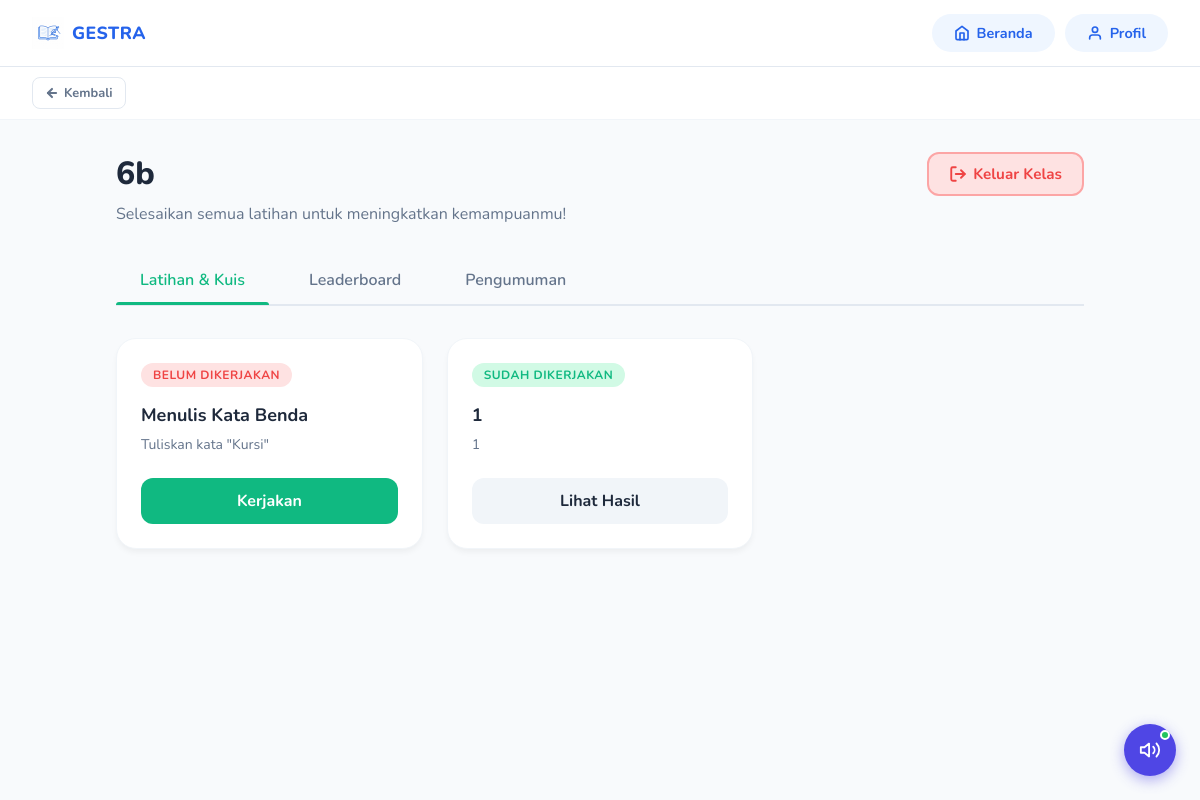
Screenshot of /murid/kelas/9/latihan (signed in) with the database file from the repository.
### app/models/kelas.py (models this page shows)
class Kelas(Base):
    __tablename__ = "kelas"
    id = Column(Integer, primary_key=True, index=True)
    nama_kelas = Column(String, index=True)
    deskripsi = Column(Text)
    guru_id = Column(Integer, ForeignKey("users.id"))
    kode_kelas = Column(String, unique=True, index=True)
    dibuat_pada = Column(DateTime, default=datetime.utcnow)
    guru = relationship("User")
    enrollments = relationship("Enrollment", back_populates="kelas", cascade="all, delete-orphan")

### app/models/latihan.py (models this page shows)
class Latihan(Base):
    __tablename__ = "latihan"
    id = Column(Integer, primary_key=True, index=True)
    kelas_id = Column(Integer, ForeignKey("kelas.id"), index=True)
    guru_id = Column(Integer, ForeignKey("users.id"), index=True)
    judul = Column(String, index=True)
    pertanyaan = Column(Text)
    tipe_soal = Column(String, default="essay")  # "essay", "pilihan_ganda", "isian", "handwriting_huruf", "handwriting_kata", "tebak_gambar"
    metode_pembuatan = Column(String, default="manual")  # "manual", "random"
    dataset_type = Column(String, nullable=True)  # "huruf", "kata", "hewan", etc.
    jumlah_soal = Column(Integer, default=5)
    durasi_menit = Column(Integer, default=0) # 0 = tanpa batas
    waktu_mulai = Column(DateTime, nullable=True)
    waktu_selesai = Column(DateTime, nullable=True)
    status = Column(String, default="draft")  # "draft", "aktif", "selesai"
    soal_tergenerate = Column(Text, nullable=True)  # JSON list of questions
    izinkan_retry = Column(Boolean, default=False)
    max_attempt = Column(Integer, default=1)  # -1 = unlimited
    mode_timer = Column(String, default="total")  # "total", "per_soal"
    durasi_per_soal = Column(Integer, default=30)  # dalam detik
    izinkan_lihat_hasil = Column(Boolean, default=True)
    pilihan_jawaban = Column(Text, nullable=True)  # JSON format: {"A": "...", "B": "...", ...}
    jawaban_kunci = Column(Text, nullable=True)  # Jawaban yang benar
    tingkat_kesulitan = Column(String, default="mudah")  # "mudah", "sedang", "sulit"
    dibuat_pada = Column(DateTime, default=datetime.utcnow)
    diupdate_pada = Column(DateTime, default=datetime.utcnow, onupdate=datetime.utcnow)
    kelas = relationship("Kelas")
    guru = relationship("User")
    jawaban_siswa = relationship("Jawaban", back_populates="latihan", cascade="all, delete-orphan")

### app/routes/murid.py (the view)
@router.get("/kelas/{kelas_id}/latihan", response_class=HTMLResponse)
async def lihat_latihan_kelas(
    request: Request,
    kelas_id: int,
    db: Session = Depends(get_db)
):
    user = get_current_user(request, db)
    if not user or user.role != "murid":
        return RedirectResponse(url="/login")
    sudah_bergabung = check_siswa_di_kelas(db, kelas_id, user.id)
    if not sudah_bergabung:
        return RedirectResponse(url="/kelas/daftar")
    kelas = get_kelas_by_id(db, kelas_id)
    if not kelas:
        return RedirectResponse(url="/kelas/daftar")
    latihan_list = get_latihan_by_kelas(db, kelas_id)
    jawaban_siswa_list = get_jawaban_by_siswa(db, user.id, kelas_id)
    jawaban_dict = {j.latihan_id: j for j in jawaban_siswa_list}
    return templates.TemplateResponse(
        request=request,
        name="murid/latihan-kelas.html",
        context={
            "user": user,
            "kelas": kelas,
            "latihan_list": latihan_list,
            "jawaban_dict": jawaban_dict
        }
    )

### app/templates/murid/latihan-kelas.html (shortened to what this page needs)
{% extends "layout.html" %}
{% block content %}
<div class="top-toolbar">
    <a href="javascript:history.back()" class="reusable-back-btn">
        <svg viewBox="0 0 24 24" fill="none" stroke="currentColor" stroke-linecap="round" stroke-linejoin="round">
            <line x1="19" y1="12" x2="5" y2="12"></line>
            <polyline points="12 19 5 12 12 5"></polyline>
        </svg>
        Kembali
    </a>
</div>
<div class="container" style="padding-top: 0;">
    <div class="header" style="display: flex; justify-content: space-between; align-items: flex-start; flex-wrap: wrap; gap: 1rem;">
        <div class="header-info">
            <h1>{{ kelas.nama_kelas }}</h1>
            <p>Selesaikan semua latihan untuk meningkatkan kemampuanmu!</p>
        </div>
        <button class="btn-keluar-kelas" onclick="tunjukkanModalKeluar()" style="
            background: #FEE2E2;
            color: #EF4444;
            border: 2px solid #FCA5A5;
            padding: 10px 20px;
            font-size: 0.95rem;
            font-weight: 700;
            border-radius: 12px;
            cursor: pointer;
            display: inline-flex;
            align-items: center;
            gap: 6px;
            transition: all 0.2s ease;
        ">
            <svg style="width:18px; height:18px;" viewBox="0 0 24 24" fill="none" stroke="currentColor" stroke-width="2.5" stroke-linecap="round" stroke-linejoin="round">
                <path d="M9 21H5a2 2 0 0 1-2-2V5a2 2 0 0 1 2-2h4"></path>
                <polyline points="16 17 21 12 16 7"></polyline>
                <line x1="21" y1="12" x2="9" y2="12"></line>
            </svg>
            Keluar Kelas
        </button>
    </div>
    <div class="tabs-nav">
        <button class="tab-btn active" onclick="openTab('latihan')">Latihan & Kuis</button>
        <button class="tab-btn" onclick="openTab('leaderboard')">Leaderboard</button>
        <button class="tab-btn" onclick="openTab('pengumuman')">Pengumuman</button>
    </div>
    <div id="tab-latihan" class="tab-content active">
        <div class="latihan-grid">
            {% if latihan_list %}
                {% for latihan in latihan_list %}
                <div class="latihan-card">
                    {% if latihan.id in jawaban_dict %}
                        <span class="status-badge status-sudah">Sudah Dikerjakan</span>
                    {% else %}
                        <span class="status-badge status-belum">Belum Dikerjakan</span>
                    {% endif %}
                    <h3>{{ latihan.judul }}</h3>
                    <p>{{ latihan.pertanyaan|truncate(100) }}</p>
                    {% if latihan.id in jawaban_dict %}
                        <a href="/murid/latihan/{{ latihan.id }}/hasil" class="btn-action btn-lihat">Lihat Hasil</a>
                    {% else %}
                        <a href="/murid/latihan/{{ latihan.id }}/kerjakan" class="btn-action btn-kerjakan">Kerjakan</a>
                    {% endif %}
                </div>
                {% endfor %}
            {% else %}
                <div style="grid-column: 1 / -1; text-align: center; padding: 4rem; background: white; border-radius: 24px;">
                    <h3>Belum ada latihan</h3>
                    <p>Gurumu belum mengunggah latihan untuk kelas ini. Cek lagi nanti ya!</p>
                </div>
            {% endif %}
        </div>
    </div>
</div>
{% endblock %}

### app/static/css/global.css (style rules this page uses)
:root { --blue-50: #EFF6FF; --blue-100: #DBEAFE; --blue-200: #BFDBFE; --blue-300: #93C5FD; --blue-400: #60A5FA; --blue-500: #3B82F6; --blue-600: #2563EB; --blue-700: #1D4ED8; --blue-800: #1E40AF; --gray-50: #F8FAFC; --gray-100: #F1F5F9; --gray-200: #E2E8F0; --gray-300: #CBD5E1; --gray-400: #94A3B8; --gray-500: #64748B; --gray-700: #334155; --gray-900: #0F172A; --white: #FFFFFF; --radius-sm: 8px; --radius-md: 14px; --radius-lg: 20px; --radius-xl: 28px; --shadow-sm: 0 1px 3px rgba(0, 0, 0, .08), 0 1px 2px rgba(0, 0, 0, .06); --shadow-md: 0 4px 16px rgba(37, 99, 235, .10); --shadow-lg: 0 8px 32px rgba(37, 99, 235, .14); --transition: all .22s ease; --font: 'Nunito', sans-serif; }
*, *::before, *::after { box-sizing: border-box; margin: 0; padding: 0; }
html { scroll-behavior: smooth; }
body { font-family: var(--font); background-color: var(--gray-50); color: var(--gray-900); min-height: 100vh; -webkit-font-smoothing: antialiased; }
a { text-decoration: none; color: inherit; }
button { cursor: pointer; font-family: var(--font); border: none; outline: none; }
.reusable-back-btn { display: inline-flex; align-items: center; gap: 5px; padding: 6px 12px; background: transparent; border: 1px solid var(--gray-200); border-radius: 8px; color: var(--gray-500); font-weight: 700; font-size: 0.8rem; text-decoration: none; transition: var(--transition); width: fit-content; }
.reusable-back-btn svg { width: 14px; height: 14px; stroke-width: 3.5; }
.top-toolbar { background: var(--white); border-bottom: 1px solid var(--gray-100); padding: 10px 32px; display: flex; align-items: center; justify-content: flex-start; margin-bottom: 24px; }
.status-badge { padding: 5px 14px; border-radius: 50px; font-size: 0.72rem; font-weight: 800; text-transform: uppercase; letter-spacing: 0.5px; }

### app/templates/murid/latihan-kelas.html (style rules this page uses)
.container { max-width: 1000px; margin: 2rem auto; padding: 0 1rem; }
.header { margin-bottom: 2rem; }
.header h1 { font-size: 2rem; font-weight: 800; color: #1e293b; margin: 0; }
.header p { color: #64748b; margin-top: 0.5rem; }
.latihan-grid { display: grid; grid-template-columns: repeat(auto-fill, minmax(300px, 1fr)); gap: 1.5rem; }
.latihan-card { background: white; border-radius: 20px; padding: 1.5rem; box-shadow: 0 4px 6px -1px rgba(0, 0, 0, 0.05); border: 1px solid #f1f5f9; display: flex; flex-direction: column; transition: transform 0.2s; }
.status-badge { align-self: flex-start; padding: 0.25rem 0.75rem; border-radius: 9999px; font-size: 0.75rem; font-weight: 700; margin-bottom: 1rem; }
.status-belum { background: #fee2e2; color: #ef4444; }
.status-sudah { background: #d1fae5; color: #10b981; }
.latihan-card h3 { margin: 0 0 0.5rem 0; font-size: 1.125rem; color: #1e293b; }
.latihan-card p { font-size: 0.875rem; color: #64748b; flex: 1; margin-bottom: 1.5rem; }
.btn-action { display: block; text-align: center; padding: 0.75rem; border-radius: 12px; text-decoration: none; font-weight: 700; transition: all 0.2s; }
.btn-kerjakan { background: #10b981; color: white; }
.btn-lihat { background: #f1f5f9; color: #1e293b; }
.tabs-nav { display: flex; gap: 1rem; margin-bottom: 2rem; border-bottom: 2px solid #e2e8f0; padding-bottom: 1px; }
.tab-btn { background: none; border: none; padding: 0.75rem 1.5rem; font-size: 1rem; font-weight: 600; color: #64748b; cursor: pointer; position: relative; transition: color 0.2s; }
.tab-btn.active { color: #10b981; }
.tab-btn.active::after { content: ''; position: absolute; bottom: -2px; left: 0; right: 0; height: 3px; background: #10b981; border-radius: 3px 3px 0 0; }
.tab-content { display: none; animation: fadeIn 0.3s ease; }
.tab-content.active { display: block; }

### rows the page displays
Kelas: nama_kelas "6b"
Latihan: shows "BELUM DIKERJAKAN", judul "Menulis Kata Benda", pertanyaan "Tuliskan kata \"Kursi\""
Latihan: shows "SUDAH DIKERJAKAN", judul "1", pertanyaan "1"
